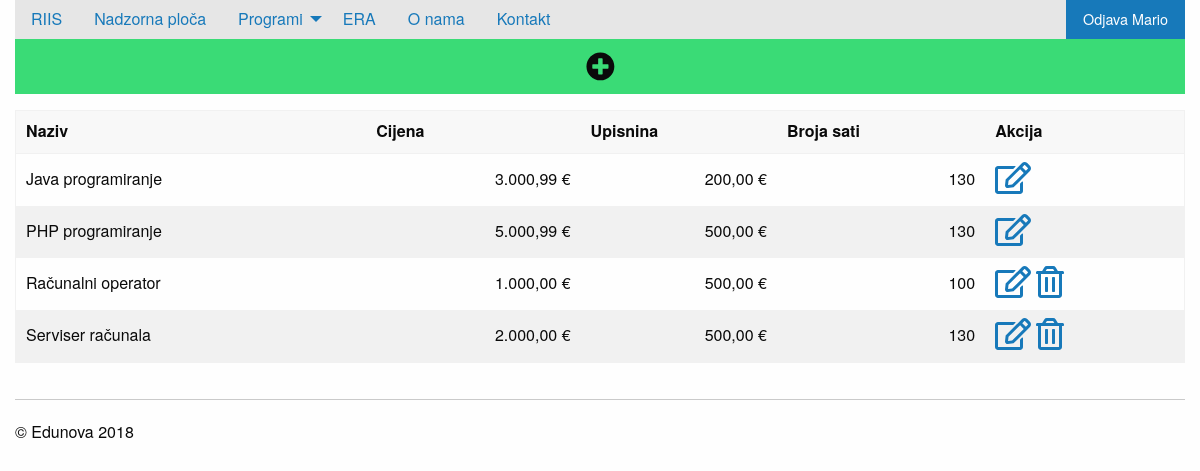
The page /privatno/smjerovi/index.php (signed in) on the database its author committed.
### tables this page shows
create table smjer(
sifra int not null primary key auto_increment,
naziv varchar(50) not null,
cijena decimal(18,2) not null,
upisnina decimal(18,2) not null,
brojsati int not null
);

### konfiguracija.php (called while the page is built, shortened)
<?php
include_once 'funkcije.php';
$putanjaAPP = "/EdunovaAPP/";
$appID="EDUNOVAAPP";

### privatno/smjerovi/index.php (the view, shortened to what this page needs)
<?php include_once '../../konfiguracija.php';
$veza->exec("update programoperater set
brojotvaranja=brojotvaranja+1 where program=1
and operater=" . $_SESSION[$appID."autoriziran"]->sifra . ";");
?>
<!doctype html>
<html class="no-js" lang="en" dir="ltr">
  <head>
    <?php include_once '../../include/head.php'; ?>
  </head>
  <body>
    <div class="grid-container">
      	<?php include_once '../../include/izbornik.php'; ?>
      	<div class="grid-x grid-padding-x">
			<div class="large-12 cell">
				<a href="novi.php" class="button success expanded"><i class="fas fa-plus-circle fa-2x"></i></a>
				<table>
					<thead>
						<tr>
							<th>Naziv</th>
							<th>Cijena</th>
							<th>Upisnina</th>
							<th>Broja sati</th>
							<th>Akcija</th>
						</tr>
					</thead>
					<tbody>
					<?php
					$format = new NumberFormatter("hr_HR",NumberFormatter::CURRENCY);
					$izraz = $veza->prepare("select a.sifra, a.naziv,a.cijena,
					a.upisnina,a.brojsati, count(b.sifra) as grupa from smjer a left join grupa b
					on a.sifra=b.smjer
					group by a.sifra, a.naziv,a.cijena, a.upisnina,a.brojsati
					 order by a.naziv;");
					$izraz->execute();
					$rezultati = $izraz->fetchAll(PDO::FETCH_OBJ);
					foreach ($rezultati as $red):
					?>
						<tr>
							<td><?php echo $red->naziv; ?></td>
							<td><?php echo $format->format($red->cijena); ?></td>
							<td><?php echo $format->format($red->upisnina); ?></td>
							<td><?php echo $red->brojsati; ?></td>
							<td>
								<a href="promjena.php?sifra=<?php echo $red->sifra; ?>"><i class="far fa-edit fa-2x"></i></a>
								<?php if($red->grupa==0): ?>
								<a href="brisanje.php?sifra=<?php echo $red->sifra; ?>"><i class="far fa-trash-alt fa-2x"></i></a>
								<?php endif; ?>
							</td>
						</tr>
					<?php endforeach; ?>
					</tbody>
				</table>
			</div>
		</div>
		<?php include_once '../../include/podnozje.php'; ?>
    </div>
  </body>
</html>

### include/head.php (shortened to what this page needs)
<link rel="stylesheet" href="<?php echo $putanjaAPP; ?>css/foundation.css">
<link rel="stylesheet" href="<?php echo $putanjaAPP; ?>css/app.css">

### include/izbornik.php (shortened to what this page needs)
<div class="top-bar" id="example-menu">
  <div class="top-bar-left">
    <ul class="dropdown menu" data-dropdown-menu>
      <?php
      stavkaIzbornika($putanjaAPP."index.php", $naslovAPP); ?>
      <?php if(isset($_SESSION[$appID."autoriziran"])): ?>
		<li>
			<a href="#">Programi</a>
		</li>
		<?php endif;
     endif;?>
    </ul>
  </div>
  <?php if($_SERVER["PHP_SELF"]!==$putanjaAPP . "login.php"): ?>
  <div class="top-bar-right">
    <ul class="menu">
      <li style="width: 100%;"><?php if(!isset($_SESSION[$appID."autoriziran"])): ?>
	  		<a href="<?php echo $putanjaAPP; ?>login.php" class="button">Prijava</a>
	  	<?php else: ?>
	  		<a href="<?php echo $putanjaAPP; ?>logout.php" class="button">Odjava <?php
	  			echo $_SESSION[$appID."autoriziran"]->ime;
	  			?></a>
	  	<?php endif;?></li>
    </ul>
  </div>
  <?php endif;?>
</div>

### funkcije.php (shortened to what this page needs)
<?php
function stavkaIzbornika($putanja,$opis,$ikona=""){
	?>
	<li<?php echo $_SERVER["PHP_SELF"] === $putanja  ? " class=\"active\"" : "";?>>
		<a href="<?php echo $putanja; ?>"><?php echo $opis; ?></a>
	</li>
	<?php
}

### include/podnozje.php
<div class="grid-x grid-padding-x">
	<div class="large-12 cell">
		<hr />
		&copy; Edunova <?php echo date("Y"); ?>
	</div>
</div>

### css/app.css (style rules this page uses)
.top-bar { padding: 0rem; }

### privatno/smjerovi/index.php (style rules this page uses)
table tbody tr td:nth-child(2), table tbody tr td:nth-child(3), table tbody tr td:nth-child(4) { text-align: right; }

### rows shown on the page
smjer: naziv "Java programiranje", cijena "3.000,99 €", upisnina "200,00 €", brojsati "130"
smjer: naziv "PHP programiranje", cijena "5.000,99 €", upisnina "500,00 €", brojsati "130"
smjer: naziv "Računalni operator", cijena "1.000,00 €", upisnina "500,00 €", brojsati "100"
smjer: naziv "Serviser računala", cijena "2.000,00 €", upisnina "500,00 €", brojsati "130"

### other values the page prints
$opis "RIIS Nadzorna ploča ERA O nama Kontakt"
$_SESSION[$appID."autoriziran"]->ime "Mario"
